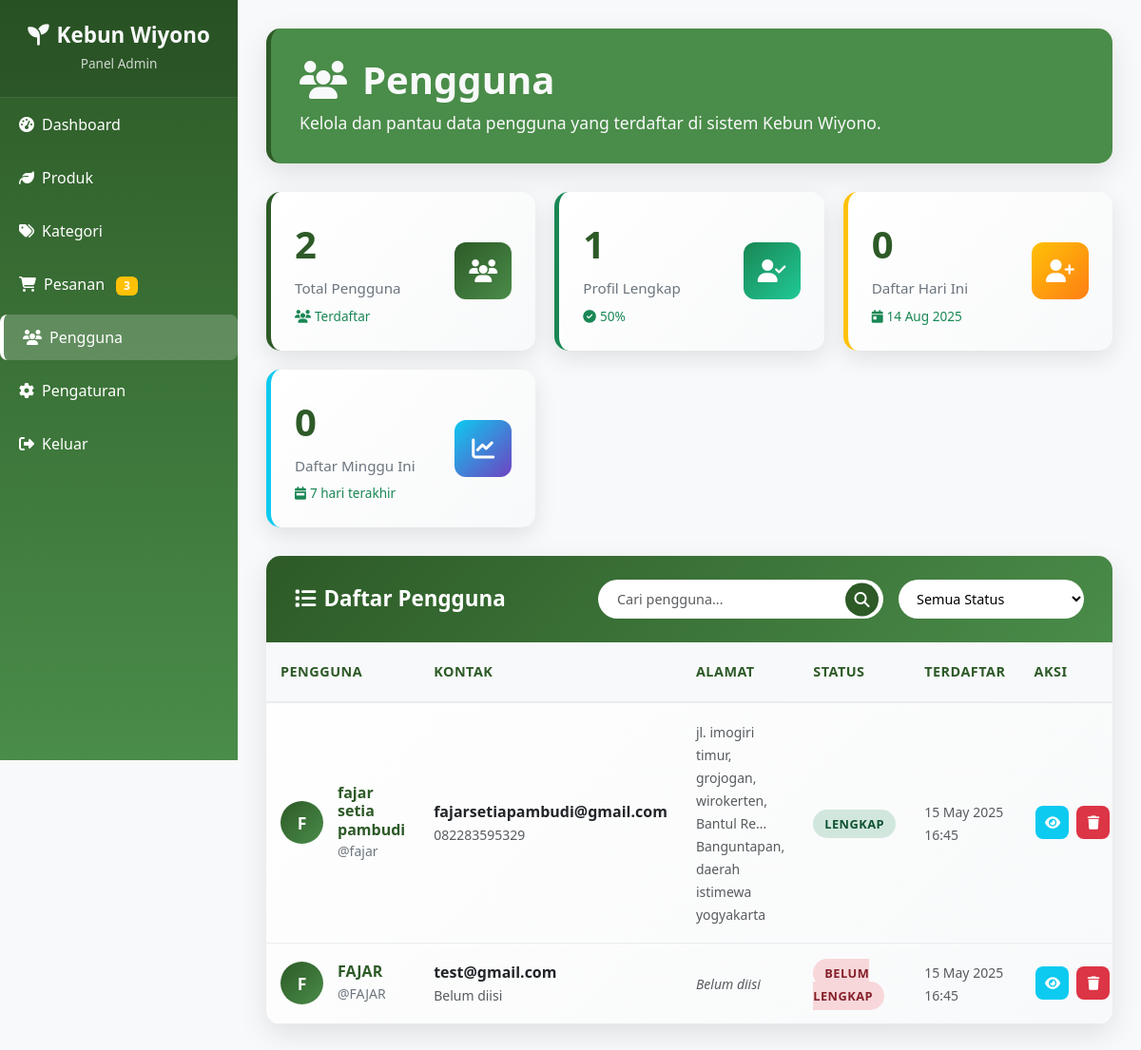
The page /fitur/pengguna.php (signed in) on the database its author committed.
### tables this page shows
CREATE TABLE `pengguna` (
  `id` int NOT NULL AUTO_INCREMENT,
  `username` varchar(255) NOT NULL,
  `nama_lengkap` varchar(100) DEFAULT NULL,
  `email` varchar(255) NOT NULL,
  `password` varchar(255) NOT NULL,
  `reset_token` varchar(255) DEFAULT NULL,
  `reset_token_expires_at` datetime DEFAULT NULL,
  `telepon` varchar(15) DEFAULT NULL,
  `tanggal_lahir` date DEFAULT NULL,
  `jenis_kelamin` char(1) DEFAULT NULL,
  `alamat` text,
  `kota` varchar(50) DEFAULT NULL,
  `provinsi` varchar(50) DEFAULT NULL,
  `kode_pos` varchar(10) DEFAULT NULL,
  `foto_profil` varchar(255) DEFAULT NULL,
  `created_at` timestamp NULL DEFAULT CURRENT_TIMESTAMP,
  `updated_at` timestamp NULL DEFAULT CURRENT_TIMESTAMP ON UPDATE CURRENT_TIMESTAMP,
  PRIMARY KEY (`id`),
  UNIQUE KEY `email` (`email`)
);

### fitur/pengguna.php (the view, shortened to what this page needs)
<?php
require '../config.php';
$limit = 10;
$page = isset($_GET['page']) ? (int)$_GET['page'] : 1;
$offset = ($page - 1) * $limit;
$search = isset($_GET['search']) ? mysqli_real_escape_string($conn, $_GET['search']) : '';
$whereClause = "";
$usersQuery = "SELECT * FROM pengguna WHERE 1=1" . $whereClause . " ORDER BY created_at DESC LIMIT $limit OFFSET $offset";
$usersResult = mysqli_query($conn, $usersQuery);
$statsQuery = mysqli_query($conn, "
    SELECT
        COUNT(*) as total_users,
        COUNT(CASE WHEN nama_lengkap IS NOT NULL AND telepon IS NOT NULL AND alamat IS NOT NULL THEN 1 END) as complete_profiles,
        COUNT(CASE WHEN DATE(created_at) = CURDATE() THEN 1 END) as new_today,
        COUNT(CASE WHEN DATE(created_at) >= DATE_SUB(CURDATE(), INTERVAL 7 DAY) THEN 1 END) as new_this_week
    FROM pengguna
");
$stats = mysqli_fetch_assoc($statsQuery);
$resultTotal = mysqli_query($conn, "SELECT COUNT(*) as total FROM pesanan");
$totalOrders = mysqli_fetch_assoc($resultTotal)['total'];
$resultPending = mysqli_query($conn, "SELECT COUNT(*) as total FROM pesanan WHERE status = 'pending'");
$pendingOrders = mysqli_fetch_assoc($resultPending)['total'];
$total_notifications = $totalOrders + $pendingOrders;
?>
<!DOCTYPE html>
<html lang="en">
<head>
    <link href="https://cdn.jsdelivr.net/npm/bootstrap@5.3.3/dist/css/bootstrap.min.css" rel="stylesheet">
    <link rel="stylesheet" href="https://cdnjs.cloudflare.com/ajax/libs/font-awesome/6.4.0/css/all.min.css">
    <link rel="stylesheet" href="https://cdn.datatables.net/1.13.6/css/dataTables.bootstrap5.min.css">
    <link rel="stylesheet" href="../assets/css/admin/pengguna.css">
</head>
<body>
    <div class="sidebar" id="sidebar">
        <div class="sidebar-header">
            <h4><i class="fas fa-seedling me-2"></i>Kebun Wiyono</h4>
            <small>Panel Admin</small>
        </div>
        <ul class="nav flex-column sidebar-menu">
            <li class="nav-item"><a href="dashboard.php" class="nav-link text-white"><i class="fas fa-tachometer-alt me-2"></i>Dashboard</a></li>
            <li class="nav-item"><a href="proses_tambah_produk.php" class="nav-link text-white"><i class="fas fa-leaf me-2"></i>Produk</a></li>
            <li class="nav-item"><a href="kategori.php" class="nav-link text-white"><i class="fas fa-tags me-2"></i>Kategori</a></li>
            <li class="nav-item">
                <a href="pesanan.php" class="nav-link text-white">
                    <i class="fas fa-shopping-cart me-2"></i>Pesanan
                    <?php if ($total_notifications > 0): ?>
                        <span class="badge bg-warning ms-2"><?= $total_notifications ?></span>
                    <?php endif; ?>
                </a>
            </li>
            <li class="nav-item"><a href="#" class="nav-link text-white active"><i class="fas fa-users me-2"></i>Pengguna</a></li>
            <li class="nav-item"><a href="pengaturan.php" class="nav-link text-white"><i class="fas fa-cog me-2"></i>Pengaturan</a></li>
            <li class="nav-item"><a href="../logout.php" class="nav-link text-white"><i class="fas fa-sign-out-alt me-2"></i>Keluar</a></li>
        </ul>
    </div>
    <div class="content">
        <div class="page-header fade-in">
            <h1><i class="fas fa-users me-3"></i>Pengguna</h1>
            <p class="welcome-text">Kelola dan pantau data pengguna yang terdaftar di sistem Kebun Wiyono.</p>
        </div>
        <div class="stats-grid fade-in">
            <div class="stat-card primary">
                <div class="stat-header">
                    <div>
                        <div class="stat-value"><?= $stats['total_users'] ?></div>
                        <div class="stat-label">Total Pengguna</div>
                        <div class="stat-change positive">
                            <i class="fas fa-users me-1"></i>Terdaftar
                        </div>
                    </div>
                    <div class="stat-icon primary">
                        <i class="fas fa-users"></i>
                    </div>
                </div>
            </div>
            <div class="stat-card success">
                <div class="stat-header">
                    <div>
                        <div class="stat-value"><?= $stats['complete_profiles'] ?></div>
                        <div class="stat-label">Profil Lengkap</div>
                        <div class="stat-change positive">
                            <i class="fas fa-check-circle me-1"></i><?= round(($stats['complete_profiles']/$stats['total_users'])*100, 1) ?>%
                        </div>
                    </div>
                    <div class="stat-icon success">
                        <i class="fas fa-user-check"></i>
                    </div>
                </div>
            </div>
            <div class="stat-card warning">
                <div class="stat-header">
                    <div>
                        <div class="stat-value"><?= $stats['new_today'] ?></div>
                        <div class="stat-label">Daftar Hari Ini</div>
                        <div class="stat-change positive">
                            <i class="fas fa-calendar-day me-1"></i><?= date('d M Y') ?>
                        </div>
                    </div>
                    <div class="stat-icon warning">
                        <i class="fas fa-user-plus"></i>
                    </div>
                </div>
            </div>
            <div class="stat-card info">
                <div class="stat-header">
                    <div>
                        <div class="stat-value"><?= $stats['new_this_week'] ?></div>
                        <div class="stat-label">Daftar Minggu Ini</div>
                        <div class="stat-change positive">
                            <i class="fas fa-calendar-week me-1"></i>7 hari terakhir
                        </div>
                    </div>
                    <div class="stat-icon info">
                        <i class="fas fa-chart-line"></i>
                    </div>
                </div>
            </div>
        </div>
        <div class="table-card fade-in">
            <div class="table-header">
                <h3 class="table-title"><i class="fas fa-list me-2"></i>Daftar Pengguna</h3>
                <div class="table-filters">
                    <form method="GET" class="d-flex gap-3 align-items-center">
                        <div class="search-box">
                            <input type="text" name="search" placeholder="Cari pengguna..." value="<?= htmlspecialchars($search) ?>" class="form-control">
                            <button type="submit" class="search-btn">
                                <i class="fas fa-search"></i>
                            </button>
                        </div>
                        <select name="status" class="filter-select" onchange="this.form.submit()">
                            <option value="">Semua Status</option>
                        </select>
                    </form>
                </div>
            </div>
            <div class="table-responsive">
                <table class="custom-table">
                    <thead>
                        <tr>
                            <th>Pengguna</th>
                            <th>Kontak</th>
                            <th>Alamat</th>
                            <th>Status</th>
                            <th>Terdaftar</th>
                            <th>Aksi</th>
                        </tr>
                    </thead>
                    <tbody>
                        <?php if (mysqli_num_rows($usersResult) > 0): ?>
                            <?php while ($user = mysqli_fetch_assoc($usersResult)): ?>
                                <?php
                                $isComplete = !empty($user['nama_lengkap']) && !empty($user['telepon']) && !empty($user['alamat']);
                                $avatar = !empty($user['nama_lengkap']) ? strtoupper(substr($user['nama_lengkap'], 0, 1)) : strtoupper(substr($user['username'], 0, 1));
                                ?>
                                <tr>
                                    <td>
                                        <div class="user-info">
                                            <div class="user-avatar">
                                                <?= $avatar ?>
                                            </div>
                                            <div class="user-details">
                                                <h6><?= htmlspecialchars($user['nama_lengkap'] ?: $user['username']) ?></h6>
                                                <small>@<?= htmlspecialchars($user['username']) ?></small>
                                            </div>
                                        </div>
                                    </td>
                                    <td>
                                        <div>
                                            <strong><?= htmlspecialchars($user['email']) ?></strong><br>
                                            <small class="text-muted">
                                                <?= $user['telepon'] ? htmlspecialchars($user['telepon']) : 'Belum diisi' ?>
                                            </small>
                                        </div>
                                    </td>
                                    <td>
                                        <small class="text-muted">
                                            <?php if (!empty($user['alamat'])): ?>
                                                <?= htmlspecialchars(substr($user['alamat'], 0, 50)) ?><?= strlen($user['alamat']) > 50 ? '...' : '' ?><br>
                                                <?= htmlspecialchars($user['kota']) ?>, <?= htmlspecialchars($user['provinsi']) ?>
                                            <?php else: ?>
                                                <em>Belum diisi</em>
                                            <?php endif; ?>
                                        </small>
                                    </td>
                                    <td>
                                        <span class="status-badge <?= $isComplete ? 'status-complete' : 'status-incomplete' ?>">
                                            <?= $isComplete ? 'Lengkap' : 'Belum Lengkap' ?>
                                        </span>
                                    </td>
                                    <td>
                                        <small class="text-muted">
                                            <?= date('d M Y', strtotime($user['created_at'])) ?><br>
                                            <?= date('H:i', strtotime($user['created_at'])) ?>
                                        </small>
                                    </td>
                                    <td>
                                        <div class="d-flex gap-1">
                                            <button class="action-btn btn-view"
                                                    title="Lihat Detail"
                                                    onclick="viewUser(<?= $user['id'] ?>)">
                                                <i class="fas fa-eye"></i>
                                            </button>
                                            <button class="action-btn btn-delete"
                                                    title="Hapus Pengguna"
                                                    onclick="confirmDelete(<?= $user['id'] ?>, '<?= htmlspecialchars($user['username']) ?>')">
                                                <i class="fas fa-trash"></i>
                                            </button>
                                        </div>
                                    </td>
                                </tr>
                            <?php endwhile; ?>
                        <?php endif; ?>
                    </tbody>
                </table>
            </div>
        </div>
    </div>
</body>
</html>

### rows shown on the page
pengguna: nama_lengkap "F", nama_lengkap "fajar setia pambudi", username "fajar", email "fajarsetiapambudi@gmail.com", telepon "082283595329", alamat "jl. imogiri timur, grojogan, wirokerten, Bantul Re", kota "Banguntapan", provinsi "daerah istimewa yogyakarta", shows "LENGKAP", created_at "15 May 2025", created_at "16:45"
pengguna: avatar "F", username "FAJAR", email "test@gmail.com", shows "Belum diisi", shows "BELUM LENGKAP", created_at "15 May 2025", created_at "16:45"

### other values the page prints
$total_notifications "3"
$stats['total_users'] "2"
$stats['complete_profiles'] "1"
$stats['new_today'] "0"
$stats['new_this_week'] "0"
